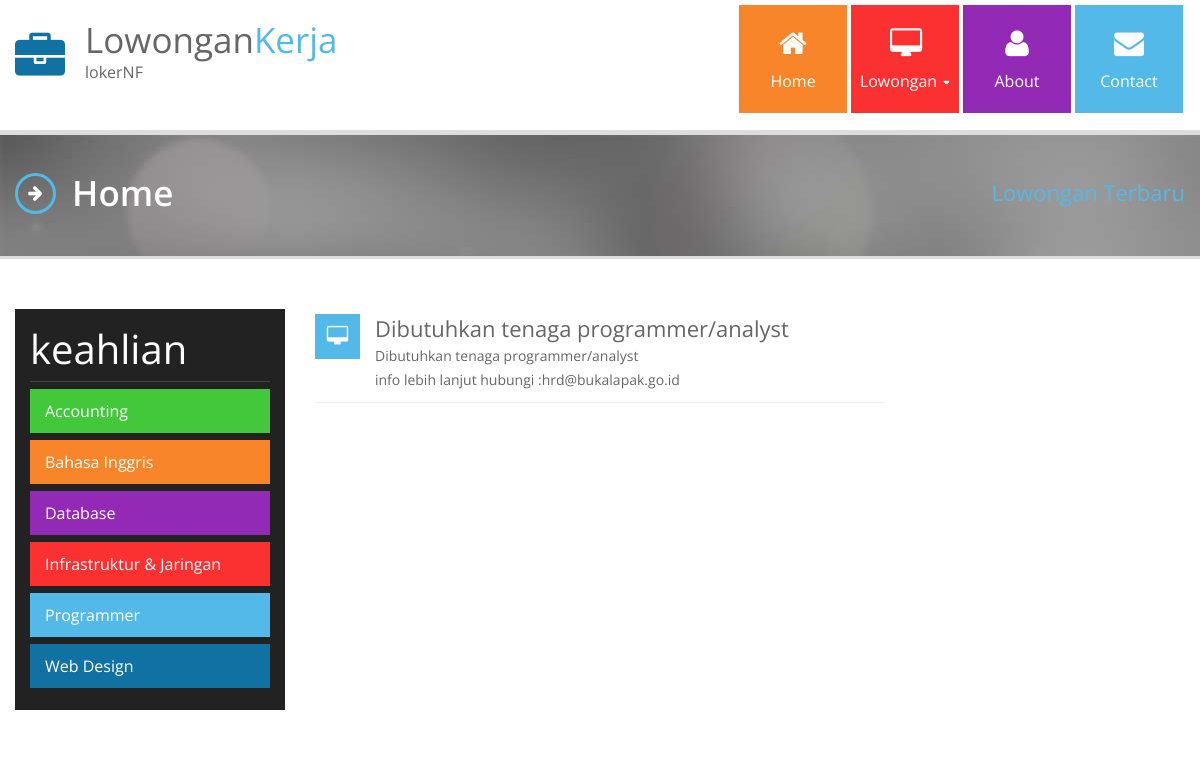
The page / on the database its author committed.
### tables this page shows
CREATE TABLE `keahlian` (
  `id` int(11) NOT NULL,
  `nama` varchar(45) DEFAULT NULL
);

CREATE TABLE `lowongan` (
  `id` int(11) NOT NULL,
  `deskripsi_pekerjaan` text DEFAULT NULL,
  `tanggal_akhir` date DEFAULT NULL,
  `mitra_id` int(11) NOT NULL,
  `email` varchar(45) DEFAULT NULL,
  `status` int(1) NOT NULL
);

### application/controllers/Home.php (called while the page is built, shortened)
<?php
class Home extends CI_Controller{
    public function __construct()
    {
        $this->load->model('homemodel','hmm');
    }
    public function index($off = 0)
    {
        $total = $this->hmm->countAllLoker();
        $this->load->library('pagination');
        $config["base_url"] = site_url('home/index');
        $config["total_rows"] = $total;
        $config["per_page"] = 10;
        $this->load->helper('text');
        $data["judul"] = "Home";
        $data["subjudul"] = "Lowongan Terbaru";
        $data["loker"] = $this->hmm->getAllLoker($config['per_page'],$off);
        $data["keahlian"] = $this->hmm->getAllkeahlian();
        $this->load->view('home_view',$data);
    }
}

### index.php (called while the page is built, shortened)
<?php
require_once BASEPATH.'core/CodeIgniter.php';

### application/models/Homemodel.php (called while the page is built, shortened)
<?php
class Homemodel extends CI_Model
{
    public function getAllkeahlian()
    {
        $this->db->order_by('nama','asc');
        return $this->db->get('keahlian');
    }
    public function getAllLoker($page,$off)
    {
        $this->db->where('status',1);
        $this->db->order_by('tanggal_akhir','desc');
        return $this->db->get('lowongan',$page,$off);
    }
    public function countAllLoker()
    {
        $this->db->where('status',1);
        return $this->db->count_all_results('lowongan');
    }
}

### application/config/config.php (called while the page is built, shortened)
<?php
$config['base_url'] = '';
$config['index_page'] = 'index.php';
$config['uri_protocol']	= 'REQUEST_URI';
$config['url_suffix'] = '';
$config['language']	= 'english';
$config['charset'] = 'UTF-8';
$config['enable_hooks'] = FALSE;
$config['subclass_prefix'] = 'MY_';
$config['composer_autoload'] = FALSE;
$config['permitted_uri_chars'] = 'a-z 0-9~%.:_\-';
$config['allow_get_array'] = TRUE;
$config['enable_query_strings'] = FALSE;
$config['controller_trigger'] = 'c';
$config['function_trigger'] = 'm';
$config['directory_trigger'] = 'd';
$config['log_threshold'] = 0;
$config['log_path'] = '';
$config['log_file_extension'] = '';
$config['log_file_permissions'] = 0644;
$config['log_date_format'] = 'Y-m-d H:i:s';
$config['error_views_path'] = '';
$config['cache_path'] = '';
$config['cache_query_string'] = FALSE;
$config['encryption_key'] = 'lokerkey1234567890QWERTYUIOPasdfghjklZXCVBNM';
$config['sess_driver'] = 'database';
$config['sess_cookie_name'] = 'loker_session';
$config['sess_expiration'] = 7200;
$config['sess_save_path'] = 'sessions';
$config['sess_match_ip'] = FALSE;
$config['sess_time_to_update'] = 300;
$config['sess_regenerate_destroy'] = FALSE;
$config['cookie_prefix']	= '';
$config['cookie_domain']	= '';
$config['cookie_path']		= '/';
$config['cookie_secure']	= FALSE;
$config['cookie_httponly'] 	= FALSE;
$config['standardize_newlines'] = FALSE;
$config['global_xss_filtering'] = FALSE;
$config['csrf_protection'] = FALSE;
$config['csrf_token_name'] = 'csrf_test_name';
$config['csrf_cookie_name'] = 'csrf_cookie_name';
$config['csrf_expire'] = 7200;
$config['csrf_regenerate'] = TRUE;
$config['csrf_exclude_uris'] = array();
$config['compress_output'] = FALSE;
$config['time_reference'] = 'local';
$config['rewrite_short_tags'] = FALSE;
$config['proxy_ips'] = '';

### application/views/home_view.php (the view, shortened to what this page needs)
<?php $this->load->view('header'); ?>
  <div class="page-heading blightblue">
    <div class="container">
      <div class="row">
        <div class="span12">
          <h2 class="pull-left"><i class="icon-arrow-right title-icon"></i> <?php echo "$judul"; ?></h2>
          <div class="pull-right heading-meta"><span class="lightblue"><?php echo $subjudul; ?></span></div>
        </div>
      </div>
    </div>
  </div>
  <div class="content">
    <div class="container">
      <div class="service-home">
          <div class="row">
            <div class="span3">
            <?php $warna = array('','blightblue','bred', 'bgreen', 'borange', 'bviolet', 'bblue'); ?>
              <div class="service-social bblack">
                <div class="service-big">keahlian</div>
                <hr />
                <?php foreach($keahlian->result() as $kt) : ?>
                <a href="<?php echo site_url('home/keahlian/'.$kt->id.'/'.url_title(strtolower($kt->nama))); ?>">
                <div class="service-box <?php echo $warna[$kt->id]; ?>">
                    <?php echo $kt->nama; ?>
                </div>
                </a>
                <?php endforeach; ?>
              </div>
            </div>
            <div class="span6 service-list">
                <?php $icon = array('','desktop','fire','globe','credit-card','briefcase'); ?>
                <?php foreach($loker->result() as $lk) : ?>
                <div class="service-icon">
                  <i class="icon-<?php echo $icon[$lk->id]; ?> <?php echo $warna[$lk->id]; ?>"></i>
                </div>
                <div class="service-content">
                  <h4 id="konten"><?php echo word_limiter(strip_tags($lk->deskripsi_pekerjaan),25); ?></h4>
                  <p class="konten"><?php echo word_limiter(strip_tags($lk->deskripsi_pekerjaan),25); ?></p>
				  <p class="konten">info lebih lanjut hubungi :<?php echo word_limiter(strip_tags($lk->email),25); ?></p>
                </div>
                <hr/>
                <?php endforeach; ?>
            </div>
            </div>
          </div>
      </div>
    </div>
<?php $this->load->view('footer'); ?>

### application/views/header.php (shortened to what this page needs)
<!DOCTYPE html>
<html lang="en">
<head>
  <link href="<?php echo base_url('style/bootstrap.css'); ?>" rel="stylesheet">
  <link rel="stylesheet" href="<?php echo base_url('style/font-awesome.css'); ?>">
  <link rel="stylesheet" href="<?php echo base_url('style/ddlevelsmenu-base.css'); ?>">
  <link rel="stylesheet" href="<?php echo base_url('style/ddlevelsmenu-topbar.css'); ?>">
  <link rel="stylesheet" href="<?php echo base_url('style/slider.css'); ?>">
  <link rel="stylesheet" href="<?php echo base_url('style/prettyPhoto.css'); ?>">
  <link href="<?php echo base_url('style/style.css" rel="stylesheet'); ?>">
  <link href="<?php echo base_url('style/bootstrap-responsive.css" rel="stylesheet'); ?>">
</head>
<body>
  <header class="d-flex flex-wrap justify-content-center py-3 mb-4 border-bottom">
    <div class="container">
      <div class="row">
		<a href="style/" class="d-flex align-items-center mb-3 mb-md-0 me-md-auto text-dark text-decoration-none">
        <div class="span3">
          <div class="logo">
            <div class="logo-image">
              <a href="<?php echo base_url(); ?>"><i class="icon-briefcase blue"></i></a>
            </div>
            <div class="logo-text">
              <h1><a href="<?php echo base_url(); ?>">Lowongan<span class="lightblue">Kerja</span></a></h1>
              <div class="logo-meta">lokerNF</div>
            </div>
          </div>
        </div>
        <div class="span9">
          <div class="navi pull-right">
            <div id="ddtopmenubar" class="mattblackmenu">
              <ul>
                <li><a href="<?php echo base_url(); ?>" class="borange"> <i class="icon-home"></i> Home</a></li>
                <li><a href="#" rel="ddsubmenu2" class="bred"> <i class="icon-desktop"></i> Lowongan</a>
                <li><a href="https://www.elmuku.com/" class="bviolet" target="_blank"> <i class="icon-user"></i> About</a></li>
                <li><a href="https://www.elmuku.com/" class="blightblue" target="_blank"> <i class="icon-envelope-alt"></i> Contact</a></li>
              </ul>
            </div>
          </div>
        </div>
      </div>
    </div>
  </header>

### application/views/footer.php (shortened to what this page needs)
</body>
</html>

### style/ddlevelsmenu-topbar.css (style rules this page uses)
.mattblackmenu ul { margin: 0; padding: 0; font: bold 12px Verdana; list-style-type: none; border-bottom: 1px solid gray; background: #414141; overflow: hidden; width: 100%; }
.mattblackmenu li { display: inline; margin: 0; }
.mattblackmenu li a { float: left; display: block; text-decoration: none; margin: 0; padding: 6px 8px; border-right: 1px solid white; color: white; background: #414141; }

### rows shown on the page
keahlian: nama "Accounting"
keahlian: nama "Bahasa Inggris"
keahlian: nama "Database"
keahlian: nama "Infrastruktur & Jaringan"
keahlian: nama "Programmer"
keahlian: nama "Web Design"
lowongan: deskripsi_pekerjaan "Dibutuhkan tenaga programmer/analyst", email "hrd@bukalapak.go.id"

### other values the page prints
$judul "Home"
$subjudul "Lowongan Terbaru"
